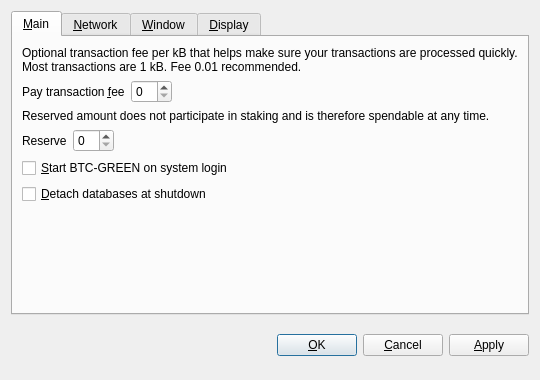
<?xml version="1.0" encoding="UTF-8"?>
<ui version="4.0">
 <class>OptionsDialog</class>
 <widget class="QDialog" name="OptionsDialog">
  <property name="geometry">
   <rect>
    <x>0</x>
    <y>0</y>
    <width>540</width>
    <height>380</height>
   </rect>
  </property>
  <property name="windowTitle">
   <string>Options</string>
  </property>
  <property name="modal">
   <bool>true</bool>
  </property>
  <layout class="QVBoxLayout" name="verticalLayout">
   <item>
    <widget class="QTabWidget" name="tabWidget">
     <property name="tabPosition">
      <enum>QTabWidget::North</enum>
     </property>
     <property name="currentIndex">
      <number>0</number>
     </property>
     <widget class="QWidget" name="tabMain">
      <attribute name="title">
       <string>&amp;Main</string>
      </attribute>
      <layout class="QVBoxLayout" name="verticalLayout_Main">
       <item>
        <widget class="QLabel" name="transactionFeeInfoLabel">
         <property name="text">
          <string>Optional transaction fee per kB that helps make sure your transactions are processed quickly. Most transactions are 1 kB. Fee 0.01 recommended.</string>
         </property>
         <property name="textFormat">
          <enum>Qt::PlainText</enum>
         </property>
         <property name="wordWrap">
          <bool>true</bool>
         </property>
        </widget>
       </item>
       <item>
        <layout class="QHBoxLayout" name="horizontalLayoutFee">
         <item>
          <widget class="QLabel" name="transactionFeeLabel">
           <property name="text">
            <string>Pay transaction &amp;fee</string>
           </property>
           <property name="textFormat">
            <enum>Qt::PlainText</enum>
           </property>
           <property name="buddy">
            <cstring>transactionFee</cstring>
           </property>
          </widget>
         </item>
         <item>
          <widget class="BitcoinAmountField" name="transactionFee"/>
         </item>
         <item>
          <spacer name="horizontalSpacerFee">
           <property name="orientation">
            <enum>Qt::Horizontal</enum>
           </property>
           <property name="sizeHint" stdset="0">
            <size>
             <width>40</width>
             <height>20</height>
            </size>
           </property>
          </spacer>
         </item>
        </layout>
       </item>
       <item>
        <widget class="QLabel" name="reserveBalanceInfoLabel">
         <property name="text">
          <string>Reserved amount does not participate in staking and is therefore spendable at any time.</string>
         </property>
         <property name="textFormat">
          <enum>Qt::PlainText</enum>
         </property>
         <property name="wordWrap">
          <bool>true</bool>
         </property>
        </widget>
       </item>
       <item>
        <layout class="QHBoxLayout" name="horizontalLayoutReserveBalance">
         <item>
          <widget class="QLabel" name="reserveBalanceLabel">
           <property name="text">
            <string>Reserve</string>
           </property>
           <property name="textFormat">
            <enum>Qt::PlainText</enum>
           </property>
           <property name="buddy">
            <cstring>reserveBalance</cstring>
           </property>
          </widget>
         </item>
         <item>
          <widget class="BitcoinAmountField" name="reserveBalance"/>
         </item>
         <item>
          <spacer name="horizontalSpacerReserveBalance">
           <property name="orientation">
            <enum>Qt::Horizontal</enum>
           </property>
           <property name="sizeHint" stdset="0">
            <size>
             <width>40</width>
             <height>20</height>
            </size>
           </property>
          </spacer>
         </item>
        </layout>
       </item>
       <item>
        <widget class="QCheckBox" name="bitcoinAtStartup">
         <property name="toolTip">
          <string>Automatically start BTC-GREEN after logging in to the system.</string>
         </property>
         <property name="text">
          <string>&amp;Start BTC-GREEN on system login</string>
         </property>
        </widget>
       </item>
       <item>
        <widget class="QCheckBox" name="detachDatabases">
         <property name="toolTip">
          <string>Detach block and address databases at shutdown. This means they can be moved to another data directory, but it slows down shutdown. The wallet is always detached.</string>
         </property>
         <property name="text">
          <string>&amp;Detach databases at shutdown</string>
         </property>
        </widget>
       </item>
       <item>
        <spacer name="verticalSpacer_Main">
         <property name="orientation">
          <enum>Qt::Vertical</enum>
         </property>
         <property name="sizeHint" stdset="0">
          <size>
           <width>20</width>
           <height>40</height>
          </size>
         </property>
        </spacer>
       </item>
      </layout>
     </widget>
     <widget class="QWidget" name="tabNetwork">
      <attribute name="title">
       <string>&amp;Network</string>
      </attribute>
      <layout class="QVBoxLayout" name="verticalLayout_Network">
       <item>
        <widget class="QCheckBox" name="mapPortUpnp">
         <property name="toolTip">
          <string>Automatically open the BTC-GREEN client port on the router. This only works when your router supports UPnP and it is enabled.</string>
         </property>
         <property name="text">
          <string>Map port using &amp;UPnP</string>
         </property>
        </widget>
       </item>
       <item>
        <widget class="QCheckBox" name="connectSocks">
         <property name="toolTip">
          <string>Connect to the BTC-GREEN network through a SOCKS proxy (e.g. when connecting through Tor).</string>
         </property>
         <property name="text">
          <string>&amp;Connect through SOCKS proxy:</string>
         </property>
        </widget>
       </item>
       <item>
        <layout class="QHBoxLayout" name="horizontalLayout_Network">
         <item>
          <widget class="QLabel" name="proxyIpLabel">
           <property name="text">
            <string>Proxy &amp;IP:</string>
           </property>
           <property name="textFormat">
            <enum>Qt::PlainText</enum>
           </property>
           <property name="buddy">
            <cstring>proxyIp</cstring>
           </property>
          </widget>
         </item>
         <item>
          <widget class="QValidatedLineEdit" name="proxyIp">
           <property name="maximumSize">
            <size>
             <width>140</width>
             <height>16777215</height>
            </size>
           </property>
           <property name="toolTip">
            <string>IP address of the proxy (e.g. 127.0.0.1)</string>
           </property>
          </widget>
         </item>
         <item>
          <widget class="QLabel" name="proxyPortLabel">
           <property name="text">
            <string>&amp;Port:</string>
           </property>
           <property name="textFormat">
            <enum>Qt::PlainText</enum>
           </property>
           <property name="buddy">
            <cstring>proxyPort</cstring>
           </property>
          </widget>
         </item>
         <item>
          <widget class="QLineEdit" name="proxyPort">
           <property name="maximumSize">
            <size>
             <width>55</width>
             <height>16777215</height>
            </size>
           </property>
           <property name="toolTip">
            <string>Port of the proxy (e.g. 9050)</string>
           </property>
          </widget>
         </item>
         <item>
          <widget class="QLabel" name="socksVersionLabel">
           <property name="text">
            <string>SOCKS &amp;Version:</string>
           </property>
           <property name="textFormat">
            <enum>Qt::PlainText</enum>
           </property>
           <property name="buddy">
            <cstring>socksVersion</cstring>
           </property>
          </widget>
         </item>
         <item>
          <widget class="QValueComboBox" name="socksVersion">
           <property name="toolTip">
            <string>SOCKS version of the proxy (e.g. 5)</string>
           </property>
          </widget>
         </item>
         <item>
          <spacer name="horizontalSpacer_Network">
           <property name="orientation">
            <enum>Qt::Horizontal</enum>
           </property>
           <property name="sizeHint" stdset="0">
            <size>
             <width>40</width>
             <height>20</height>
            </size>
           </property>
          </spacer>
         </item>
        </layout>
       </item>
       <item>
        <spacer name="verticalSpacer_Network">
         <property name="orientation">
          <enum>Qt::Vertical</enum>
         </property>
         <property name="sizeHint" stdset="0">
          <size>
           <width>20</width>
           <height>40</height>
          </size>
         </property>
        </spacer>
       </item>
      </layout>
     </widget>
     <widget class="QWidget" name="tabWindow">
      <attribute name="title">
       <string>&amp;Window</string>
      </attribute>
      <layout class="QVBoxLayout" name="verticalLayout_Window">
       <item>
        <widget class="QCheckBox" name="minimizeToTray">
         <property name="toolTip">
          <string>Show only a tray icon after minimizing the window.</string>
         </property>
         <property name="text">
          <string>&amp;Minimize to the tray instead of the taskbar</string>
         </property>
        </widget>
       </item>
       <item>
        <widget class="QCheckBox" name="minimizeOnClose">
         <property name="toolTip">
          <string>Minimize instead of exit the application when the window is closed. When this option is enabled, the application will be closed only after selecting Quit in the menu.</string>
         </property>
         <property name="text">
          <string>M&amp;inimize on close</string>
         </property>
        </widget>
       </item>
       <item>
        <spacer name="verticalSpacer_Window">
         <property name="orientation">
          <enum>Qt::Vertical</enum>
         </property>
         <property name="sizeHint" stdset="0">
          <size>
           <width>20</width>
           <height>40</height>
          </size>
         </property>
        </spacer>
       </item>
      </layout>
     </widget>
     <widget class="QWidget" name="tabDisplay">
      <attribute name="title">
       <string>&amp;Display</string>
      </attribute>
      <layout class="QVBoxLayout" name="verticalLayout_Display">
       <item>
        <layout class="QHBoxLayout" name="horizontalLayout_1_Display">
         <item>
          <widget class="QLabel" name="langLabel">
           <property name="text">
            <string>User Interface &amp;language:</string>
           </property>
           <property name="textFormat">
            <enum>Qt::PlainText</enum>
           </property>
           <property name="buddy">
            <cstring>lang</cstring>
           </property>
          </widget>
         </item>
         <item>
          <widget class="QValueComboBox" name="lang">
           <property name="toolTip">
            <string>The user interface language can be set here. This setting will take effect after restarting BTC-GREEN.</string>
           </property>
          </widget>
         </item>
        </layout>
       </item>
       <item>
        <layout class="QHBoxLayout" name="horizontalLayout_2_Display">
         <item>
          <widget class="QLabel" name="unitLabel">
           <property name="text">
            <string>&amp;Unit to show amounts in:</string>
           </property>
           <property name="textFormat">
            <enum>Qt::PlainText</enum>
           </property>
           <property name="buddy">
            <cstring>unit</cstring>
           </property>
          </widget>
         </item>
         <item>
          <widget class="QValueComboBox" name="unit">
           <property name="toolTip">
            <string>Choose the default subdivision unit to show in the interface and when sending coins.</string>
           </property>
          </widget>
         </item>
        </layout>
       </item>
       <item>
        <widget class="QCheckBox" name="displayAddresses">
         <property name="toolTip">
          <string>Whether to show BTC-GREEN addresses in the transaction list or not.</string>
         </property>
         <property name="text">
          <string>&amp;Display addresses in transaction list</string>
         </property>
        </widget>
       </item>
       <item>
        <widget class="QCheckBox" name="coinControlFeatures">
         <property name="toolTip">
          <string>Whether to show coin control features or not.</string>
         </property>
         <property name="text">
          <string>Display coin &amp;control features (experts only!)</string>
         </property>
        </widget>
       </item>
       <item>
        <spacer name="verticalSpacer_Display">
         <property name="orientation">
          <enum>Qt::Vertical</enum>
         </property>
         <property name="sizeHint" stdset="0">
          <size>
           <width>20</width>
           <height>40</height>
          </size>
         </property>
        </spacer>
       </item>
      </layout>
     </widget>
    </widget>
   </item>
   <item>
    <layout class="QHBoxLayout" name="horizontalLayout_Buttons">
     <item>
      <spacer name="horizontalSpacer_1">
       <property name="orientation">
        <enum>Qt::Horizontal</enum>
       </property>
       <property name="sizeHint" stdset="0">
        <size>
         <width>40</width>
         <height>48</height>
        </size>
       </property>
      </spacer>
     </item>
     <item>
      <widget class="QLabel" name="statusLabel">
       <property name="font">
        <font>
         <weight>75</weight>
         <bold>true</bold>
        </font>
       </property>
       <property name="text">
        <string/>
       </property>
       <property name="textFormat">
        <enum>Qt::PlainText</enum>
       </property>
       <property name="wordWrap">
        <bool>true</bool>
       </property>
      </widget>
     </item>
     <item>
      <spacer name="horizontalSpacer_2">
       <property name="orientation">
        <enum>Qt::Horizontal</enum>
       </property>
       <property name="sizeHint" stdset="0">
        <size>
         <width>40</width>
         <height>48</height>
        </size>
       </property>
      </spacer>
     </item>
     <item>
      <widget class="QPushButton" name="okButton">
       <property name="text">
        <string>&amp;OK</string>
       </property>
      </widget>
     </item>
     <item>
      <widget class="QPushButton" name="cancelButton">
       <property name="text">
        <string>&amp;Cancel</string>
       </property>
       <property name="autoDefault">
        <bool>false</bool>
       </property>
      </widget>
     </item>
     <item>
      <widget class="QPushButton" name="applyButton">
       <property name="text">
        <string>&amp;Apply</string>
       </property>
       <property name="autoDefault">
        <bool>false</bool>
       </property>
      </widget>
     </item>
    </layout>
   </item>
  </layout>
 </widget>
 <customwidgets>
  <customwidget>
   <class>BitcoinAmountField</class>
   <extends>QSpinBox</extends>
   <header>bitcoinamountfield.h</header>
  </customwidget>
  <customwidget>
   <class>QValueComboBox</class>
   <extends>QComboBox</extends>
   <header>qvaluecombobox.h</header>
  </customwidget>
  <customwidget>
   <class>QValidatedLineEdit</class>
   <extends>QLineEdit</extends>
   <header>qvalidatedlineedit.h</header>
  </customwidget>
 </customwidgets>
 <resources/>
 <connections/>
</ui>
